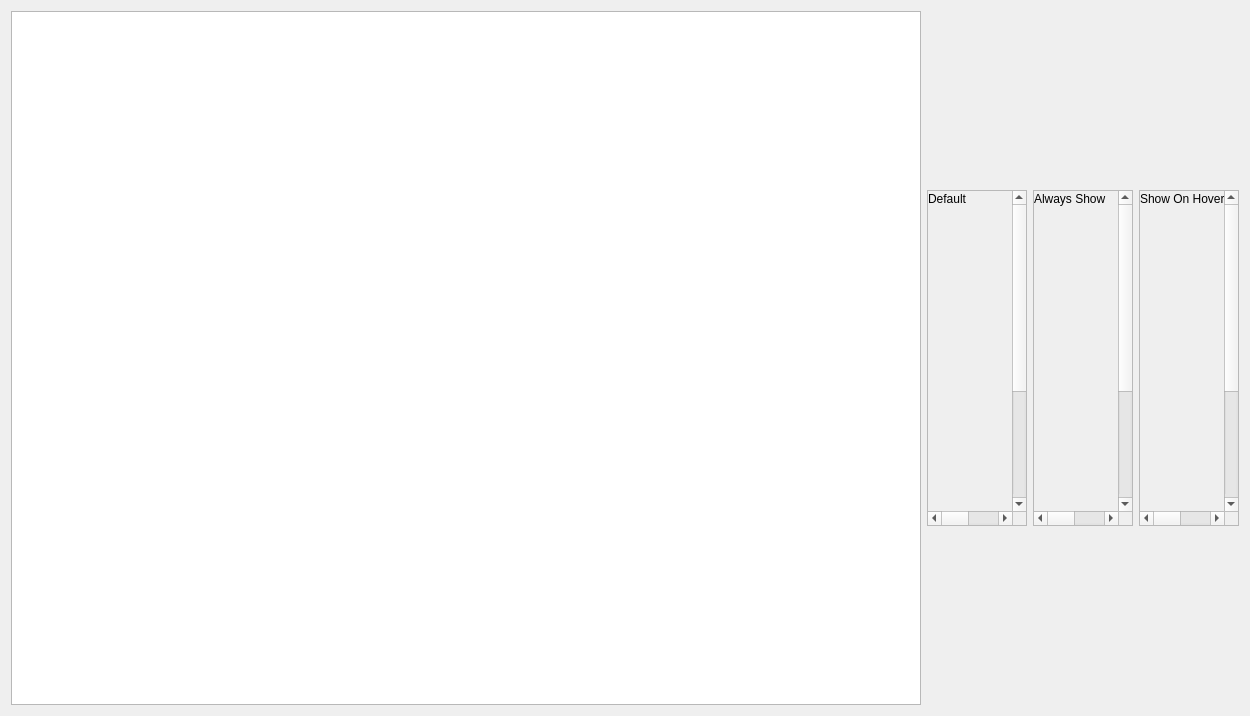
<?xml version="1.0" encoding="UTF-8"?>
<ui version="4.0">
 <class>ScrollBarPage</class>
 <widget class="QWidget" name="ScrollBarPage">
  <property name="geometry">
   <rect>
    <x>0</x>
    <y>0</y>
    <width>1250</width>
    <height>716</height>
   </rect>
  </property>
  <property name="sizePolicy">
   <sizepolicy hsizetype="Expanding" vsizetype="Expanding">
    <horstretch>0</horstretch>
    <verstretch>0</verstretch>
   </sizepolicy>
  </property>
  <layout class="QHBoxLayout" name="horizontalLayout">
   <item>
    <widget class="QTextEdit" name="exampleText">
     <property name="undoRedoEnabled">
      <bool>false</bool>
     </property>
     <property name="readOnly">
      <bool>true</bool>
     </property>
    </widget>
   </item>
   <item>
    <layout class="QVBoxLayout" name="verticalLayout">
     <item>
      <spacer name="verticalSpacer">
       <property name="orientation">
        <enum>Qt::Vertical</enum>
       </property>
       <property name="sizeHint" stdset="0">
        <size>
         <width>20</width>
         <height>40</height>
        </size>
       </property>
      </spacer>
     </item>
     <item>
      <layout class="QHBoxLayout" name="horizontalLayout_2">
       <item>
        <widget class="QScrollArea" name="defaultScrollArea">
         <property name="maximumSize">
          <size>
           <width>100</width>
           <height>16777215</height>
          </size>
         </property>
         <property name="widgetResizable">
          <bool>false</bool>
         </property>
         <widget class="QWidget" name="defaultScrollAreaWidgetContents">
          <property name="geometry">
           <rect>
            <x>0</x>
            <y>0</y>
            <width>500</width>
            <height>500</height>
           </rect>
          </property>
          <widget class="QLabel" name="defaultLabel">
           <property name="geometry">
            <rect>
             <x>0</x>
             <y>0</y>
             <width>44</width>
             <height>16</height>
            </rect>
           </property>
           <property name="text">
            <string>Default</string>
           </property>
          </widget>
         </widget>
        </widget>
       </item>
       <item>
        <widget class="QScrollArea" name="alwaysShowScrollArea">
         <property name="maximumSize">
          <size>
           <width>100</width>
           <height>16777215</height>
          </size>
         </property>
         <property name="widgetResizable">
          <bool>false</bool>
         </property>
         <widget class="QWidget" name="alwaysShowScrollAreaWidgetContents">
          <property name="geometry">
           <rect>
            <x>0</x>
            <y>0</y>
            <width>500</width>
            <height>500</height>
           </rect>
          </property>
          <widget class="QLabel" name="alwaysShowLabel">
           <property name="geometry">
            <rect>
             <x>0</x>
             <y>0</y>
             <width>79</width>
             <height>16</height>
            </rect>
           </property>
           <property name="text">
            <string>Always Show</string>
           </property>
          </widget>
         </widget>
        </widget>
       </item>
       <item>
        <widget class="QScrollArea" name="showOnHoverScrollArea">
         <property name="maximumSize">
          <size>
           <width>100</width>
           <height>16777215</height>
          </size>
         </property>
         <property name="widgetResizable">
          <bool>false</bool>
         </property>
         <widget class="QWidget" name="showOnHoverScrollAreaWidgetContents">
          <property name="geometry">
           <rect>
            <x>0</x>
            <y>0</y>
            <width>500</width>
            <height>500</height>
           </rect>
          </property>
          <widget class="QLabel" name="showOnHoverLabel">
           <property name="geometry">
            <rect>
             <x>0</x>
             <y>0</y>
             <width>94</width>
             <height>16</height>
            </rect>
           </property>
           <property name="text">
            <string>Show On Hover</string>
           </property>
          </widget>
         </widget>
        </widget>
       </item>
      </layout>
     </item>
     <item>
      <spacer name="verticalSpacer_2">
       <property name="orientation">
        <enum>Qt::Vertical</enum>
       </property>
       <property name="sizeHint" stdset="0">
        <size>
         <width>20</width>
         <height>40</height>
        </size>
       </property>
      </spacer>
     </item>
    </layout>
   </item>
  </layout>
 </widget>
 <resources/>
 <connections/>
</ui>
